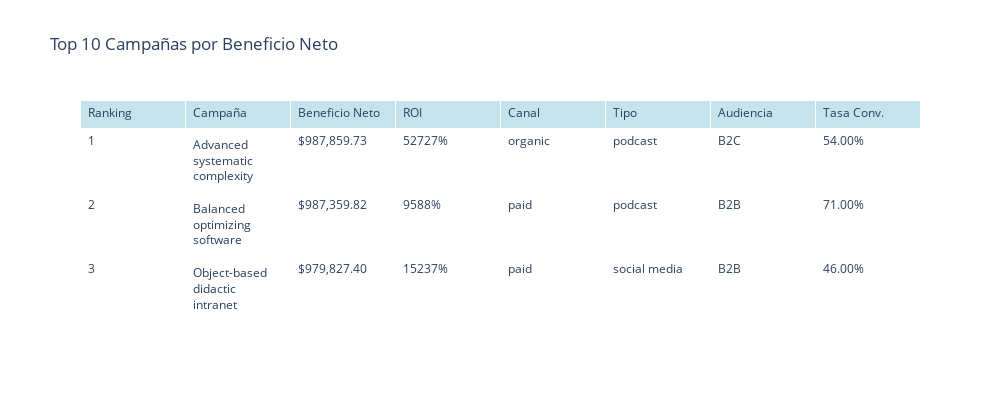
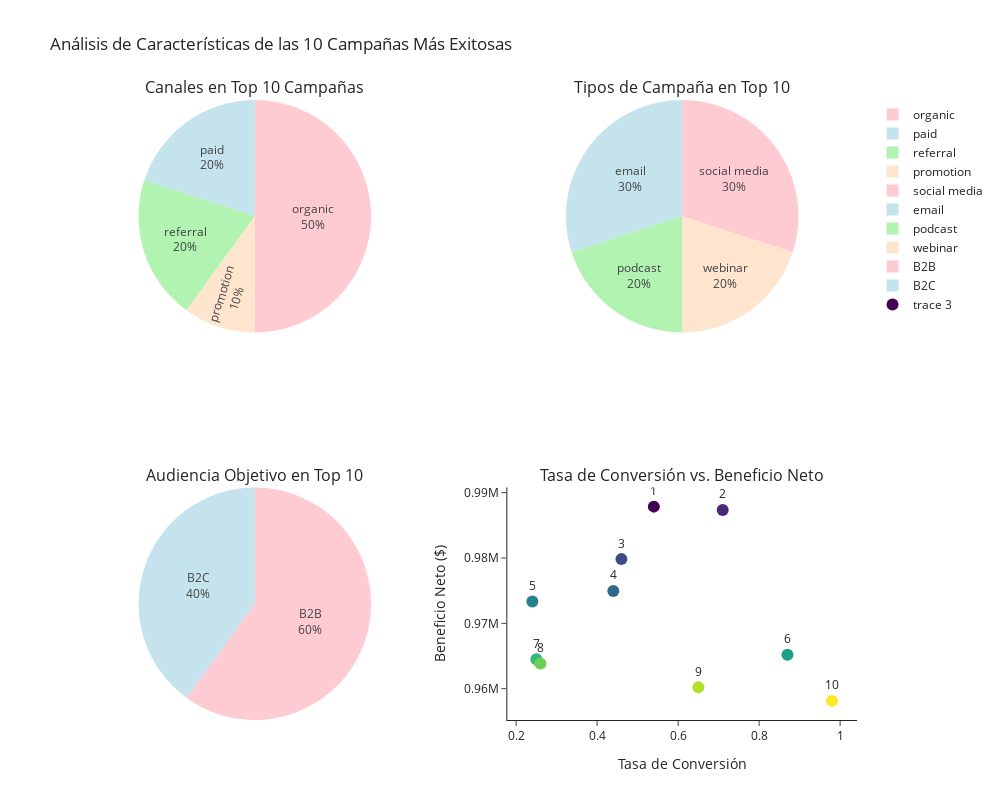

Notebook source saved alongside these figures, in order:
### Code cell
# Ordena las campañas por beneficio neto de mayor a menor
top_campaigns = df.sort_values(by='net_profit', ascending=False).head(10)

# Crea una tabla con las 10 mejores campañas
fig = go.Figure(data=[go.Table(
    header=dict(
        values=['Ranking', 'Campaña', 'Beneficio Neto', 'ROI', 'Canal', 'Tipo', 'Audiencia', 'Tasa Conv.'],
        fill_color='rgba(173, 216, 230, 0.7)',
        align='left'
    ),
    cells=dict(
        values=[
            list(range(1, len(top_campaigns) + 1)),
            top_campaigns['campaign_name'],
            ['${:,.2f}'.format(val) for val in top_campaigns['net_profit']],
            top_campaigns['roi'],
            top_campaigns['channel'],
            top_campaigns['type'],
            top_campaigns['target_audience'],
            ['{:.2%}'.format(val) for val in top_campaigns['conversion_rate']]
        ],
        fill_color=[['rgba(255, 255, 255, 0.8)'] * len(top_campaigns)],
        align='left')
)])

fig.update_layout(
    title='Top 10 Campañas por Beneficio Neto',
    height=400,
    width=1000
)
fig.show()

# Analiza características comunes de las campañas más exitosas
fig2 = make_subplots(
    rows=2, cols=2,
    specs=[
        [{'type': 'domain'}, {'type': 'domain'}],  # Row 1: pie charts
        [{'type': 'domain'}, {'type': 'xy'}]       # Row 2: pie chart and scatter plot
    ],
    subplot_titles=(
        'Canales en Top 10 Campañas', 
        'Tipos de Campaña en Top 10',
        'Audiencia Objetivo en Top 10', 
        'Tasa de Conversión vs. Beneficio Neto'
    )
)

# Distribución de canales
channel_counts = top_campaigns['channel'].value_counts()
fig2.add_trace(
    go.Pie(
        labels=channel_counts.index, 
        values=channel_counts.values,
        textinfo='percent+label',
        marker=dict(colors=pastel_colors),
        hovertemplate='Canal: %{label}<br>Cantidad: %{value}<br>Porcentaje: %{percent}<extra></extra>'
    ),
    row=1, col=1
)

# Distribución de tipos
type_counts = top_campaigns['type'].value_counts()
fig2.add_trace(
    go.Pie(
        labels=type_counts.index, 
        values=type_counts.values,
        textinfo='percent+label',
        marker=dict(colors=pastel_colors),
        hovertemplate='Tipo: %{label}<br>Cantidad: %{value}<br>Porcentaje: %{percent}<extra></extra>'
    ),
    row=1, col=2
)

# Distribución de audiencia
audience_counts = top_campaigns['target_audience'].value_counts()
fig2.add_trace(
    go.Pie(
        labels=audience_counts.index, 
        values=audience_counts.values,
        textinfo='percent+label',
        marker=dict(colors=pastel_colors[:len(audience_counts)]),
        hovertemplate='Audiencia: %{label}<br>Cantidad: %{value}<br>Porcentaje: %{percent}<extra></extra>'
    ),
    row=2, col=1
)

# Tasa de conversión vs beneficio neto
fig2.add_trace(
    go.Scatter(
        x=top_campaigns['conversion_rate'],
        y=top_campaigns['net_profit'],
        mode='markers+text',
        text=[f"{i+1}" for i in range(len(top_campaigns))],
        textposition="top center",
        marker=dict(
            size=12,
            color=[i for i in range(len(top_campaigns))],
            colorscale='Viridis',
            showscale=False
        ),
        hovertemplate='Ranking: %{text}<br>Tasa Conv.: %{x:.2%}<br>Beneficio Neto: $%{y:,.2f}<extra></extra>'
    ),
    row=2, col=2
)

# Actualiza el diseño
fig2.update_layout(
    height=800, 
    width=1000,
    title_text='Análisis de Características de las 10 Campañas Más Exitosas',
    template='simple_white'
)

# Etiquetas de los ejes
fig2.update_xaxes(title_text="Tasa de Conversión", row=2, col=2)
fig2.update_yaxes(title_text="Beneficio Neto ($)", row=2, col=2)

# Muestra la figura
fig2.show()

# Análisis estadístico de las campañas top vs resto
print("Estadísticas comparativas - Top 10 vs Resto de campañas:")
metrics = ['budget', 'conversion_rate', 'revenue', 'campaign_duration']
for metric in metrics:
    top_mean = top_campaigns[metric].mean()
    rest_mean = df[~df['campaign_name'].isin(top_campaigns['campaign_name'])][metric].mean()
    diff_percent = (top_mean - rest_mean) / rest_mean * 100
    
    print(f"{metric.capitalize()}: Top 10 = {top_mean:.2f} vs Resto = {rest_mean:.2f} (Dif: {diff_percent:+.2f}%)")

### Figure 1 — Plotly figure (JSON) as saved in the notebook; plotly's stock layout.template omitted (floating-point values rounded to 4 significant figures)
{"data": [{"cells": {"align": "left", "fill": {"color": [["rgba(255, 255, 255, 0.8)", "rgba(255, 255, 255, 0.8)", "rgba(255, 255, 255, 0.8)", "rgba(255, 255, 255, 0.8)", "rgba(255, 255, 255, 0.8)", "rgba(255, 255, 255, 0.8)", "rgba(255, 255, 255, 0.8)", "rgba(255, 255, 255, 0.8)", "rgba(255, 255, 255, 0.8)", "rgba(255, 255, 255, 0.8)"]]}, "values": [[1, 2, 3, 4, 5, 6, 7, 8, 9, 10], ["Advanced systematic complexity", "Balanced optimizing software", "Object-based didactic intranet", "Reverse-engineered static infrastructure", "Sharable upward-trending initiative", "Realigned radical hardware", "Up-sized dedicated workforce", "Function-based homogeneous productivity", "Right-sized transitional standardization", "Implemented logistical architecture"], ["$987,859.73", "$987,359.82", "$979,827.40", "$974,958.97", "$973,355.11", "$965,199.63", "$964,497.81", "$963,838.00", "$960,202.70", "$958,135.52"], ["52727%", "9588%", "15237%", "7961%", "4646%", "2797%", "3703%", "8230%", "9670%", "6227%"], ["organic", "paid", "paid", "referral", "organic", "referral", "organic", "organic", "promotion", "organic"], ["podcast", "podcast", "social media", "email", "social media", "webinar", "email", "social media", "email", "webinar"], ["B2C", "B2B", "B2B", "B2B", "B2C", "B2B", "B2C", "B2B", "B2C", "B2B"], ["54.00%", "71.00%", "46.00%", "44.00%", "24.00%", "87.00%", "25.00%", "26.00%", "65.00%", "98.00%"]]}, "header": {"align": "left", "fill": {"color": "rgba(173, 216, 230, 0.7)"}, "values": ["Ranking", "Campaña", "Beneficio Neto", "ROI", "Canal", "Tipo", "Audiencia", "Tasa Conv."]}, "type": "table"}], "layout": {"height": 400, "title": {"text": "Top 10 Campañas por Beneficio Neto"}, "width": 1000}}

### Figure 2 — Plotly figure (JSON) as saved in the notebook; plotly's stock layout.template omitted (floating-point values rounded to 4 significant figures)
{"data": [{"domain": {"x": [0, 0.45], "y": [0.625, 1]}, "hovertemplate": "Canal: %{label}<br>Cantidad: %{value}<br>Porcentaje: %{percent}<extra></extra>", "labels": ["organic", "paid", "referral", "promotion"], "marker": {"colors": ["rgba(255, 182, 193, 0.7)", "rgba(173, 216, 230, 0.7)", "rgba(144, 238, 144, 0.7)", "rgba(255, 218, 185, 0.7)"]}, "textinfo": "percent+label", "type": "pie", "values": [5, 2, 2, 1]}, {"domain": {"x": [0.55, 1], "y": [0.625, 1]}, "hovertemplate": "Tipo: %{label}<br>Cantidad: %{value}<br>Porcentaje: %{percent}<extra></extra>", "labels": ["social media", "email", "podcast", "webinar"], "marker": {"colors": ["rgba(255, 182, 193, 0.7)", "rgba(173, 216, 230, 0.7)", "rgba(144, 238, 144, 0.7)", "rgba(255, 218, 185, 0.7)"]}, "textinfo": "percent+label", "type": "pie", "values": [3, 3, 2, 2]}, {"domain": {"x": [0, 0.45], "y": [0, 0.375]}, "hovertemplate": "Audiencia: %{label}<br>Cantidad: %{value}<br>Porcentaje: %{percent}<extra></extra>", "labels": ["B2B", "B2C"], "marker": {"colors": ["rgba(255, 182, 193, 0.7)", "rgba(173, 216, 230, 0.7)"]}, "textinfo": "percent+label", "type": "pie", "values": [6, 4]}, {"hovertemplate": "Ranking: %{text}<br>Tasa Conv.: %{x:.2%}<br>Beneficio Neto: $%{y:,.2f}<extra></extra>", "marker": {"color": [0, 1, 2, 3, 4, 5, 6, 7, 8, 9], "colorscale": [[0, "#440154"], [0.1111, "#482878"], [0.2222, "#3e4989"], [0.3333, "#31688e"], [0.4444, "#26828e"], [0.5556, "#1f9e89"], [0.6667, "#35b779"], [0.7778, "#6ece58"], [0.8889, "#b5de2b"], [1, "#fde725"]], "showscale": false, "size": 12}, "mode": "markers+text", "text": ["1", "2", "3", "4", "5", "6", "7", "8", "9", "10"], "textposition": "top center", "type": "scatter", "x": [0.54, 0.71, 0.46, 0.44, 0.24, 0.87, 0.25, 0.26, 0.65, 0.98], "xaxis": "x", "y": [987900.0, 987400.0, 979800.0, 975000.0, 973400.0, 965200.0, 964500.0, 963800.0, 960200.0, 958100.0], "yaxis": "y"}], "layout": {"annotations": [{"font": {"size": 16}, "showarrow": false, "text": "Canales en Top 10 Campañas", "x": 0.225, "xanchor": "center", "xref": "paper", "y": 1, "yanchor": "bottom", "yref": "paper"}, {"font": {"size": 16}, "showarrow": false, "text": "Tipos de Campaña en Top 10", "x": 0.775, "xanchor": "center", "xref": "paper", "y": 1, "yanchor": "bottom", "yref": "paper"}, {"font": {"size": 16}, "showarrow": false, "text": "Audiencia Objetivo en Top 10", "x": 0.225, "xanchor": "center", "xref": "paper", "y": 0.375, "yanchor": "bottom", "yref": "paper"}, {"font": {"size": 16}, "showarrow": false, "text": "Tasa de Conversión vs. Beneficio Neto", "x": 0.775, "xanchor": "center", "xref": "paper", "y": 0.375, "yanchor": "bottom", "yref": "paper"}], "height": 800, "title": {"text": "Análisis de Características de las 10 Campañas Más Exitosas"}, "width": 1000, "xaxis": {"anchor": "y", "domain": [0.55, 1], "title": {"text": "Tasa de Conversión"}}, "yaxis": {"anchor": "x", "domain": [0, 0.375], "title": {"text": "Beneficio Neto ($)"}}}}
